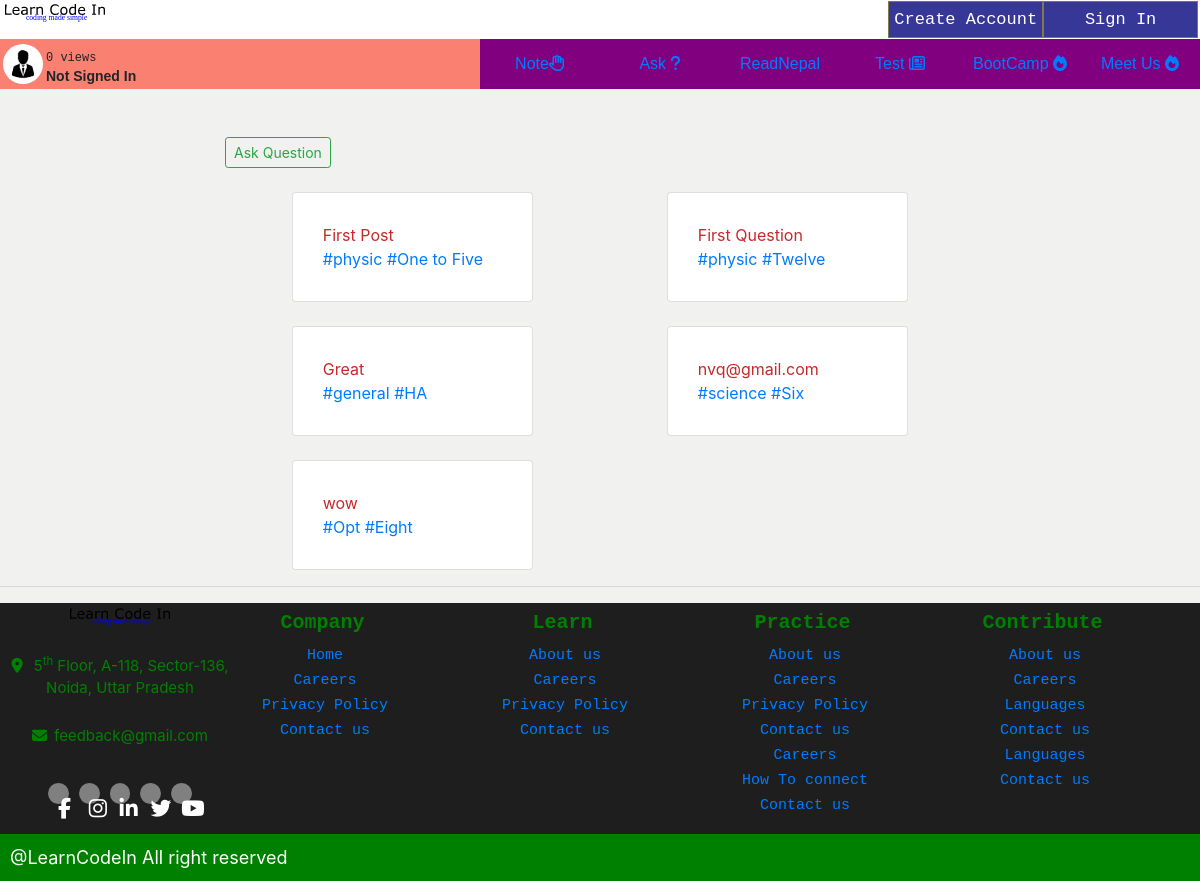
The app's page /ask/questions/ with its own data.
### discussion/models.py (models this page shows, shortened)
class Discussion(models.Model):
    grade_choices = (
        ('One to Five', 'One to Five'),
        ('Six', 'Six'),
        ('Seven', 'Seven'),
        ('Eight', 'Eight'),
        ('Nine', 'Nine'),
        ('Ten', 'Ten'),
        ('Eleven', 'Eleven'),
        ('Twelve', 'Twelve'),
        ('HA', 'Health Assitant'),
        ('Staff Nurse', 'Staff Nurse'),
        ('Diploma in Agriculture', 'Diploma in Agriculture'),
        ('Diploma in Engineering', 'Diploma in Engineering'),
        ('Bachelor in CSIT', 'Bachelor in CSIT'),
        ('BSC Nursing', 'BSC Nursing'),
        ('Bachelor in Education', 'Bachelor in Education'),
        ('Bachelor in Engineering', 'Bachelor in Engineering'),
        ('BBS', 'BBS'),
        ('BBA', 'BBA'),
        ('MBBS', 'MBBS'),
        ('General', 'General'),
    )
    subject_choices = (
        ('physic', 'Physic'),
        ('chemistry', 'Chemistry'),
        ('botany', 'Botany'),
        ('zoology', 'Zoology'),
        ('math', 'Math'),
        ('english', 'English'),
        ('nepali', 'Nepali'),
        ('science', 'science'),
        ('social', 'Social'),
        ('eph', 'Environement,Population and Health'),
        ('Opt', 'Optional Math'),
        ('cs', 'Computer Science'),
        ('account', 'Account'),
        ('business', 'Business'),
        ('marketing', 'Marketing'),
        ('general', 'General'),
    )
    title = models.CharField(max_length=500, blank=False, verbose_name='Title')
    slug = models.SlugField(verbose_name='Slug Fields', max_length=550)
    grade = models.CharField(max_length=100, verbose_name='Class', blank=False, choices=grade_choices)
    subject = models.CharField(max_length=100, verbose_name='Subject', blank=False, choices=subject_choices)
    detail = models.TextField(blank=False)
    views = models.PositiveIntegerField(default=0)
    answered_status = models.BooleanField(default=False, verbose_name='Is your question answered')
    askedby = models.ForeignKey(User, on_delete=models.CASCADE, related_name='user_questions')
    time = models.DateTimeField(auto_now_add=True)
    pinned = models.BooleanField(verbose_name='Is discussion Pinned', default=False)

### discussion/views.py (the view)
# urls.py: path('questions/', views.questionlist, name='allquestions'),
def questionlist(request):
    questions = Discussion.objects.all()
    return render(request, 'discussion/questionlist.html', {
        'questions': questions,
        'askform': AskForm(),
    })

### discussion/forms.py
class AskForm(ModelForm):
    class Meta:
        model = Discussion
        fields = [
            'title',
            'grade',
            'subject',
            'detail',
        ]
        widgets = {
            'detail': SummernoteWidget(),
        }

### templates/discussion/questionlist.html (shortened to what this page needs)
{% extends 'base.html' %}
{% load crispy_forms_tags %}
{% block body %}
<div class="container mt-5" style="max-width: 750px; background-color: ;">
    <div class="row">
        <form action="{% url 'askquestion' %}" method="GET">
            <input type="submit" class="btn btn-sm btn-outline-success" value="Ask Question">
        </form>
    </div>
    <div class="row">
        {% for question in questions %}
        <div class="col-12 col-sm-6 mt-4">
            <div class="card">
                <div class="card-body">
                    <a href="{% url 'questiondetail' question.id question.slug %}" style="color: #c52929;">
                        {{ question.title }}
                    </a>
                    <br>
                    <span style="color: #c52929;">
                        <a href="{% url 'searchSubjectDiscussion' question.subject %}">
                            #{{ question.subject }}
                        </a>
                    </span>
                    <span style="color: #c52929;">
                        <a href="{% url 'searchGradeDiscussion' question.grade %}">
                            #{{ question.grade }}
                        </a>
                    </span>
                </div>
            </div>
        </div>
        {% endfor %}
    </div>
</div>
{% endblock %}

### static/css/base.css (style rules this page uses)
* { padding: 0; margin: 0; }
:root { --main-background-color: rgb(241, 241, 239); --main-font:sans-serif; --navigation-font:sans-serif; --question-font:Impact; --answer-font:monospace; --sub-background-color:rgb(113, 134, 17); }
body { overflow-x: hidden; background-color: var(--main-background-color); z-index:10; }
@media only screen and (min-width:857px) { .card { width: 70%; margin: 0px auto; padding: 10px; } }

### records on screen
Discussion: title "First Post", subject "physic", grade "One to Five"
Discussion: title "First Question", subject "physic", grade "Twelve"
Discussion: title "Great", subject "general", grade "HA"
Discussion: title "nvq@gmail.com", subject "science", grade "Six"
Discussion: title "wow", subject "Opt", grade "Eight"
